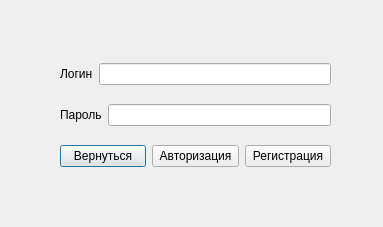
<?xml version="1.0" encoding="UTF-8"?>
<ui version="4.0">
 <class>authorizationWindow</class>
 <widget class="QDialog" name="authorizationWindow">
  <property name="geometry">
   <rect>
    <x>0</x>
    <y>0</y>
    <width>383</width>
    <height>227</height>
   </rect>
  </property>
  <property name="windowTitle">
   <string>Dialog</string>
  </property>
  <widget class="QWidget" name="layoutWidget">
   <property name="geometry">
    <rect>
     <x>60</x>
     <y>50</y>
     <width>271</width>
     <height>131</height>
    </rect>
   </property>
   <layout class="QVBoxLayout" name="verticalLayout">
    <item>
     <layout class="QHBoxLayout" name="horizontalLayout">
      <item>
       <widget class="QLabel" name="label">
        <property name="text">
         <string>Логин</string>
        </property>
       </widget>
      </item>
      <item>
       <widget class="QLineEdit" name="login"/>
      </item>
     </layout>
    </item>
    <item>
     <layout class="QHBoxLayout" name="horizontalLayout_2">
      <item>
       <widget class="QLabel" name="label_2">
        <property name="text">
         <string>Пароль</string>
        </property>
       </widget>
      </item>
      <item>
       <widget class="QLineEdit" name="password">
        <property name="echoMode">
         <enum>QLineEdit::Password</enum>
        </property>
       </widget>
      </item>
     </layout>
    </item>
    <item>
     <layout class="QHBoxLayout" name="horizontalLayout_3">
      <item>
       <widget class="QPushButton" name="pushButton_Back">
        <property name="text">
         <string>Вернуться</string>
        </property>
       </widget>
      </item>
      <item>
       <widget class="QPushButton" name="push_Authorization">
        <property name="text">
         <string>Авторизация</string>
        </property>
       </widget>
      </item>
      <item>
       <widget class="QPushButton" name="push_Registration">
        <property name="text">
         <string>Регистрация</string>
        </property>
       </widget>
      </item>
     </layout>
    </item>
   </layout>
  </widget>
 </widget>
 <resources/>
 <connections/>
</ui>
